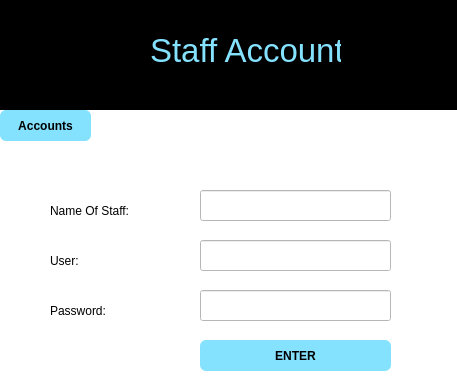
<?xml version="1.0" encoding="UTF-8"?>
<ui version="4.0">
 <class>Dialog</class>
 <widget class="QDialog" name="Dialog">
  <property name="geometry">
   <rect>
    <x>0</x>
    <y>0</y>
    <width>457</width>
    <height>380</height>
   </rect>
  </property>
  <property name="windowTitle">
   <string>Dialog</string>
  </property>
  <widget class="QWidget" name="widget_2" native="true">
   <property name="geometry">
    <rect>
     <x>-10</x>
     <y>0</y>
     <width>501</width>
     <height>111</height>
    </rect>
   </property>
   <property name="styleSheet">
    <string notr="true">QWidget {
    background-color: #000000;

}
</string>
   </property>
   <widget class="QLabel" name="label_4">
    <property name="geometry">
     <rect>
      <x>160</x>
      <y>30</y>
      <width>191</width>
      <height>41</height>
     </rect>
    </property>
    <property name="font">
     <font>
      <pointsize>25</pointsize>
     </font>
    </property>
    <property name="styleSheet">
     <string notr="true">QLabel {
    background-color: #000000;
    color: #85E2FF;
    border-radius: 6px;
}</string>
    </property>
    <property name="text">
     <string>Staff Account</string>
    </property>
   </widget>
  </widget>
  <widget class="QFrame" name="frame">
   <property name="geometry">
    <rect>
     <x>0</x>
     <y>110</y>
     <width>561</width>
     <height>321</height>
    </rect>
   </property>
   <property name="styleSheet">
    <string notr="true">QFrame {
    background-color: #E0DDDD;

}
</string>
   </property>
   <property name="frameShape">
    <enum>QFrame::Shape::StyledPanel</enum>
   </property>
   <property name="frameShadow">
    <enum>QFrame::Shadow::Raised</enum>
   </property>
   <widget class="QWidget" name="widget" native="true">
    <property name="geometry">
     <rect>
      <x>0</x>
      <y>0</y>
      <width>491</width>
      <height>321</height>
     </rect>
    </property>
    <property name="styleSheet">
     <string notr="true">QWidget {
    background-color: #ffffff;

}
</string>
    </property>
    <widget class="QPushButton" name="pushButton_2">
     <property name="geometry">
      <rect>
       <x>0</x>
       <y>0</y>
       <width>91</width>
       <height>31</height>
      </rect>
     </property>
     <property name="font">
      <font>
       <bold>true</bold>
      </font>
     </property>
     <property name="styleSheet">
      <string notr="true">QPushButton {
    background-color: #85E2FF;
    color: #000000;
    border-radius: 6px;
}

QPushButton:hover {
    background-color: #33CCFF;
}
QPushButton:pressed {
    background-color: #85E2FF;
    color: #000000;
}
</string>
     </property>
     <property name="text">
      <string>Accounts</string>
     </property>
    </widget>
    <widget class="QLineEdit" name="lineEdit_3">
     <property name="geometry">
      <rect>
       <x>200</x>
       <y>80</y>
       <width>191</width>
       <height>31</height>
      </rect>
     </property>
     <property name="text">
      <string/>
     </property>
    </widget>
    <widget class="QLineEdit" name="lineEdit_4">
     <property name="geometry">
      <rect>
       <x>200</x>
       <y>130</y>
       <width>191</width>
       <height>31</height>
      </rect>
     </property>
     <property name="text">
      <string/>
     </property>
    </widget>
    <widget class="QLineEdit" name="lineEdit_5">
     <property name="geometry">
      <rect>
       <x>200</x>
       <y>180</y>
       <width>191</width>
       <height>31</height>
      </rect>
     </property>
     <property name="text">
      <string/>
     </property>
    </widget>
    <widget class="QPushButton" name="pushButton">
     <property name="geometry">
      <rect>
       <x>200</x>
       <y>230</y>
       <width>191</width>
       <height>31</height>
      </rect>
     </property>
     <property name="font">
      <font>
       <bold>true</bold>
      </font>
     </property>
     <property name="styleSheet">
      <string notr="true">QPushButton {
    background-color: #85E2FF;
    color: #000000;
    border-radius: 6px;
}

QPushButton:hover {
    background-color: #33CCFF;
}
QPushButton:pressed {
    background-color: #85E2FF;
    color: #000000;
}
</string>
     </property>
     <property name="text">
      <string>ENTER</string>
     </property>
    </widget>
    <widget class="QLabel" name="label">
     <property name="geometry">
      <rect>
       <x>50</x>
       <y>90</y>
       <width>101</width>
       <height>21</height>
      </rect>
     </property>
     <property name="text">
      <string>Name Of Staff:</string>
     </property>
    </widget>
    <widget class="QLabel" name="label_2">
     <property name="geometry">
      <rect>
       <x>50</x>
       <y>140</y>
       <width>101</width>
       <height>21</height>
      </rect>
     </property>
     <property name="text">
      <string>User:</string>
     </property>
    </widget>
    <widget class="QLabel" name="label_3">
     <property name="geometry">
      <rect>
       <x>50</x>
       <y>190</y>
       <width>101</width>
       <height>21</height>
      </rect>
     </property>
     <property name="text">
      <string>Password:</string>
     </property>
    </widget>
   </widget>
  </widget>
 </widget>
 <resources/>
 <connections/>
</ui>
